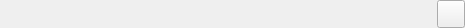
<?xml version="1.0" encoding="UTF-8"?>
<ui version="4.0">
 <class>Form</class>
 <widget class="QWidget" name="Form">
  <property name="geometry">
   <rect>
    <x>0</x>
    <y>0</y>
    <width>465</width>
    <height>28</height>
   </rect>
  </property>
  <property name="sizePolicy">
   <sizepolicy hsizetype="Minimum" vsizetype="Preferred">
    <horstretch>0</horstretch>
    <verstretch>0</verstretch>
   </sizepolicy>
  </property>
  <property name="minimumSize">
   <size>
    <width>0</width>
    <height>0</height>
   </size>
  </property>
  <property name="windowTitle">
   <string>Form</string>
  </property>
  <layout class="QHBoxLayout" name="horizontalLayout">
   <property name="margin">
    <number>0</number>
   </property>
   <item>
    <widget class="QLabel" name="label_beta">
     <property name="sizePolicy">
      <sizepolicy hsizetype="Preferred" vsizetype="Preferred">
       <horstretch>0</horstretch>
       <verstretch>0</verstretch>
      </sizepolicy>
     </property>
     <property name="maximumSize">
      <size>
       <width>12</width>
       <height>24</height>
      </size>
     </property>
     <property name="toolTip">
      <string>Basal slope [deg]</string>
     </property>
     <property name="text">
      <string/>
     </property>
     <property name="pixmap">
      <pixmap resource="../../../images/ressources.qrc">:/params/params_beta.png</pixmap>
     </property>
     <property name="scaledContents">
      <bool>true</bool>
     </property>
    </widget>
   </item>
   <item>
    <layout class="QHBoxLayout" name="horizontalLayout_beta"/>
   </item>
   <item>
    <widget class="QLabel" name="label_alpha">
     <property name="maximumSize">
      <size>
       <width>12</width>
       <height>24</height>
      </size>
     </property>
     <property name="toolTip">
      <string>Surface slope [deg]</string>
     </property>
     <property name="text">
      <string/>
     </property>
     <property name="pixmap">
      <pixmap resource="../../../images/ressources.qrc">:/params/params_alpha.png</pixmap>
     </property>
     <property name="scaledContents">
      <bool>true</bool>
     </property>
    </widget>
   </item>
   <item>
    <layout class="QHBoxLayout" name="horizontalLayout_alpha"/>
   </item>
   <item>
    <layout class="QHBoxLayout" name="horizontalLayout_settings">
     <property name="sizeConstraint">
      <enum>QLayout::SetMinimumSize</enum>
     </property>
    </layout>
   </item>
   <item>
    <spacer name="horizontalSpacer">
     <property name="orientation">
      <enum>Qt::Horizontal</enum>
     </property>
     <property name="sizeType">
      <enum>QSizePolicy::Expanding</enum>
     </property>
     <property name="sizeHint" stdset="0">
      <size>
       <width>20</width>
       <height>20</height>
      </size>
     </property>
    </spacer>
   </item>
   <item>
    <widget class="QPushButton" name="pushButton_kill">
     <property name="sizePolicy">
      <sizepolicy hsizetype="Fixed" vsizetype="Fixed">
       <horstretch>0</horstretch>
       <verstretch>0</verstretch>
      </sizepolicy>
     </property>
     <property name="maximumSize">
      <size>
       <width>28</width>
       <height>28</height>
      </size>
     </property>
     <property name="toolTip">
      <string>Delete this point</string>
     </property>
     <property name="text">
      <string/>
     </property>
     <property name="icon">
      <iconset resource="../../../images/ressources.qrc">
       <normaloff>:/buttons/button_close.png</normaloff>:/buttons/button_close.png</iconset>
     </property>
    </widget>
   </item>
  </layout>
 </widget>
 <resources>
  <include location="../../../images/ressources.qrc"/>
 </resources>
 <connections>
  <connection>
   <sender>pushButton_kill</sender>
   <signal>clicked()</signal>
   <receiver>Form</receiver>
   <slot>close()</slot>
   <hints>
    <hint type="sourcelabel">
     <x>788</x>
     <y>17</y>
    </hint>
    <hint type="destinationlabel">
     <x>708</x>
     <y>-9</y>
    </hint>
   </hints>
  </connection>
 </connections>
</ui>
